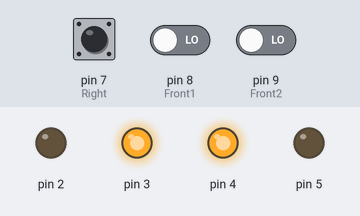
A sketch run on a simulated Arduino Uno, built with avr-gcc and run on an emulated ATmega328P. On the bench: output pins drawn as LEDs (lit = HIGH). Dashed ring = blinking. The inputs (shaded band) are chosen by the test bench; at power-on: pin 7 (Right) LOW, pin 8 (Front1) LOW, pin 9 (Front2) LOW.

Above: at 1.2 s.
1.3 s: pin 7 (Right) pulled HIGH for 0.25 s
At 1.54 s:
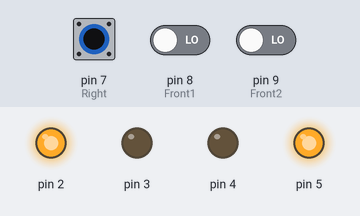
3.2 s: pin 7 (Right) pulled HIGH for 3.2 s
At 7.0 s:
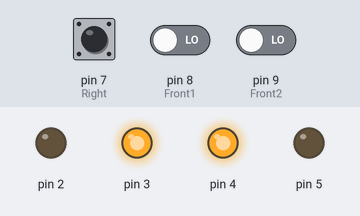
8.1 s: pin 8 (Front1) driven HIGH and pin 9 (Front2) driven HIGH
At 8.23 s:
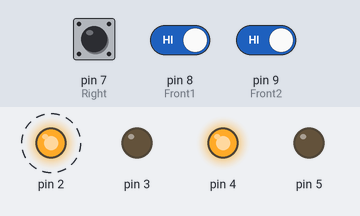
11.1 s: pin 7 (Right) pulled HIGH for 1 s
At 11.3 s:
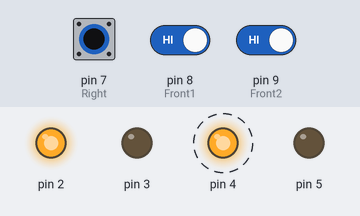
14.1 s: pin 8 (Front1) driven LOW
At 15.5 s:
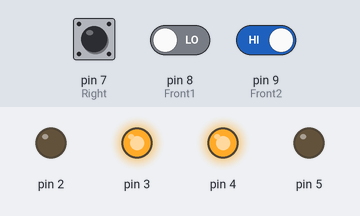
Timing chart, 0 to 16.6 s (numbered marks = the images above; inputs shaded):
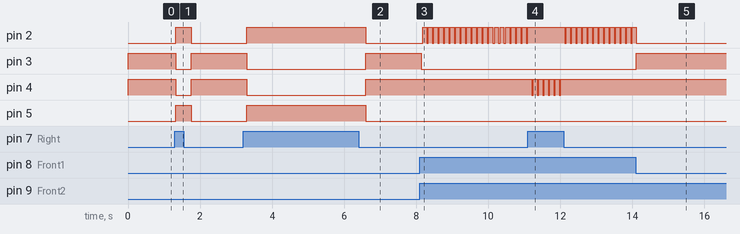

The sketch:

listing_12_3.ino
```cpp
// Подключаем библиотеку, управляющую моторами.
#include "motor.h"
// Временные константы служат для точного задания времени на поворот, разворот, движение вперед
// в миллисекундах.
const int time_90=390;
const int time_180=750;
const int time_10cm=220;
// Номера портов, к которым подключены датчики препятствия.
const int  Front1=8, Front2=9, Right=7;

//=========================================
void setup()
{
  // Заносим в переменные номера контактов (пинов) Arduino.
 // Для левых и правых моторов машинки.
  setup_motor_system(2, 3, 4, 5);
  // Остановка.
  _stop();

  // Инициализируем порты датчиков препятствия.
  pinMode(Front1, INPUT);
  pinMode(Front2, INPUT);
  pinMode(Right, INPUT);

  // Устанавливаем скорость передачи данных по кабелю.
  // Порт компьютера
  //Serial.begin(9600);
}
// Основная программа.
void loop()
{
  boolean d_Front1, d_Front2, d_Right;
  d_Front1 = digitalRead(Front1); d_Front2 = digitalRead(Front2); d_Right = digitalRead(Right);

  // Если ни один датчик не сработал.
  if (d_Front1 && d_Front2 && d_Right)
  {
    forward_right();//подворот вправо.
    delay(time_90 / 9);
    forward(); // едем вперед.
    delay(time_10cm / 2);
  }
  else
  {
    //Если сработал один из передних датчиков и не сработал правый.
    if ((!d_Front1) || (!d_Front2))
    {
      //Если не сработал правый датчик.
      if (d_Right)
      {
        // поворачиваем направо на 90 градусов.
        right();
        delay(time_10cm);
      }
      else
      {
        // поворачиваем налево на 90 градусов.
        left();
        delay(time_10cm);
      }
    }
    else
    { // Если сработал правый датчик.
      forward_left();//подворот влево.
      delay(time_90 / 9);
      forward(); // едем вперед.
      delay(time_10cm / 2);
    }
  }
}
```

motor.h
```cpp
// Объявляем переменные для хранения состояния двух моторов.
int motor_L1, motor_L2;
int motor_R1, motor_R2;
//===============================================
// Функция инициализации управления моторами.
void setup_motor_system(int L1, int  L2, int  R1, int R2)
{
  // Заносятся в переменные номера контактов (пинов) Arduino.
  motor_L1 = L1; motor_L2 = L2;
  // Для левых и правых моторов робота.
  motor_R1 = R1; motor_R2 = R2;
  // Переводятся указанные порты в состояние вывода данных.
  pinMode(motor_L1, OUTPUT);
  pinMode(motor_L2, OUTPUT);
  pinMode(motor_R1, OUTPUT);
  pinMode(motor_R2, OUTPUT);
}
//===============================================
// движение вперед.
void forward()
{
  // Если двигатель будет работать не в ту сторону,
  // поменять на нем контакты местами.
  digitalWrite(motor_L1, HIGH);
  digitalWrite(motor_L2, LOW);
  digitalWrite(motor_R1, HIGH);
  digitalWrite(motor_R2, LOW);
}
//===============================================
// Поворот налево с блокировкой левых колес.
void forward_left()
{
  // блокировка вращения левых колес.
  digitalWrite(motor_L1, LOW);
  digitalWrite(motor_L2, LOW);
  // правые колеса вращаются.
  digitalWrite(motor_R1, HIGH);
  digitalWrite(motor_R2, LOW);
}
//===============================================
// Поворот направо с блокировкой правых колес.
void forward_right()
{
  // левые колеса вращаются.
  digitalWrite(motor_L1, HIGH);
  digitalWrite(motor_L2, LOW);
  // блокировка вращения правых колес.
  digitalWrite(motor_R1, LOW);
  digitalWrite(motor_R2, LOW);
}
// Поворот налево на месте.
void left()
{
  // левые колеса вращаются назад.
  digitalWrite(motor_L1, LOW);
  digitalWrite(motor_L2, HIGH);
  // правые колеса вращаются вперед.
  digitalWrite(motor_R1, HIGH);
  digitalWrite(motor_R2, LOW);
}
//===============================================
// Поворот направо на месте.
void right()
{
  // левые колеса вращаются вперед.
  digitalWrite(motor_L1, HIGH);
  digitalWrite(motor_L2, LOW);
  // правые колеса вращаются назад.
  digitalWrite(motor_R1, LOW);
  digitalWrite(motor_R2, HIGH);
}


// Включаем движение назад.
void backward()
{
  // Смена направления вращения двигателей.
  digitalWrite(motor_L2, HIGH);
  digitalWrite(motor_L1, LOW);
  digitalWrite(motor_R2, HIGH);
  digitalWrite(motor_R1, LOW);
}
//===============================================
// Включаем движение назад.
void backward_left()
{
  // Смена направления вращения двигателей.
  digitalWrite(motor_L2, LOW);
  digitalWrite(motor_L1, HIGH);
  digitalWrite(motor_R2, HIGH);
  digitalWrite(motor_R1, LOW);
}
//===============================================
// Включаем движение назад.
void backward_right()
{
  // Смена направления вращения двигателей.
  digitalWrite(motor_L2, HIGH);
  digitalWrite(motor_L1, LOW);
  digitalWrite(motor_R2, LOW);
  digitalWrite(motor_R1, HIGH);
}
//===============================================


void _stop()
{
  // Блокировка всех колес.
  digitalWrite(motor_L2, LOW);
  digitalWrite(motor_L1, LOW);
  digitalWrite(motor_R2, LOW);
  digitalWrite(motor_R1, LOW);
}
```

Measured:
- after the input at 1.3 s, pin 2, pin 5: LOW → HIGH at once, → LOW 0.44 s later; pin 3, pin 4: HIGH → LOW at once, → HIGH 0.44 s later
- after the input at 3.2 s, pin 2, pin 5: LOW → HIGH after 0.10 s, → LOW 3.3 s later; pin 3, pin 4: HIGH → LOW after 0.10 s, → HIGH 3.3 s later
- after the input at 8.1 s, pin 2: alternates HIGH for 0.11 s and LOW for 0.04 s, starting after 0.08 s; pin 3: HIGH → LOW at once
- after the input at 11.1 s, pin 4: alternates HIGH for 0.11 s and LOW for 0.04 s, 12 changes in all, then stays HIGH, starting after 0.10 s
- after the input at 14.1 s, pin 2: goes on until 14.1 s, then stays LOW; pin 3: LOW → HIGH at once
